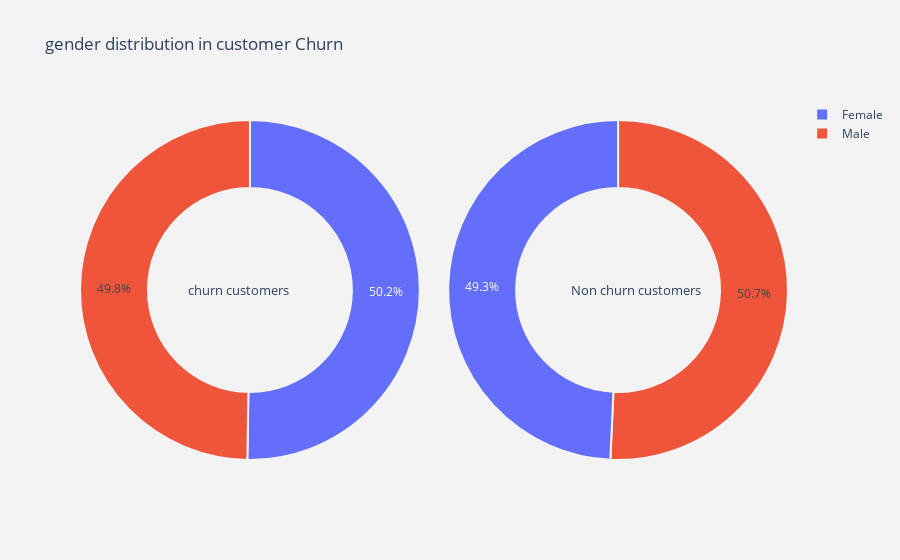
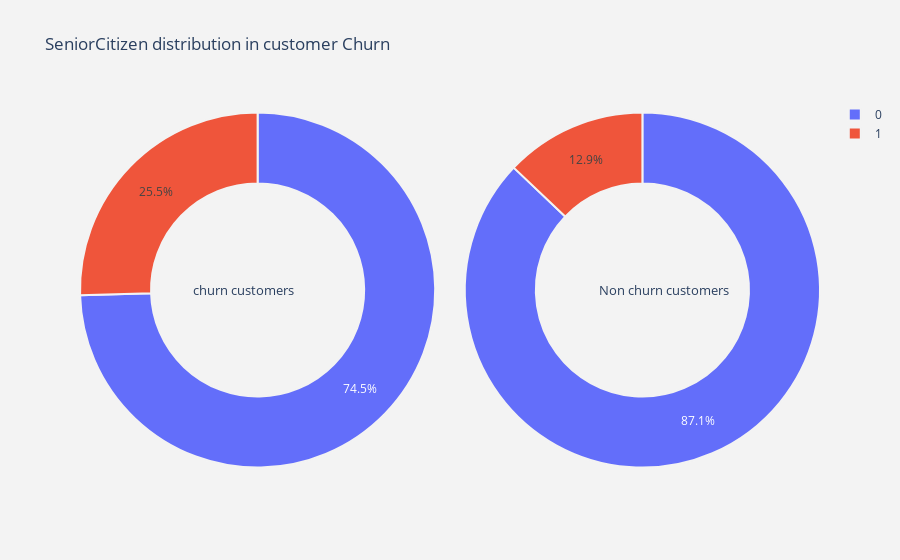
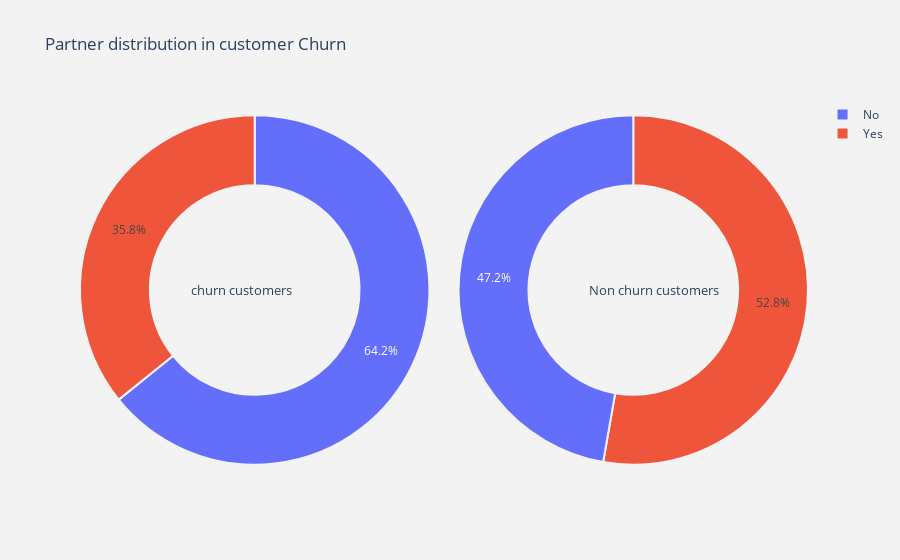
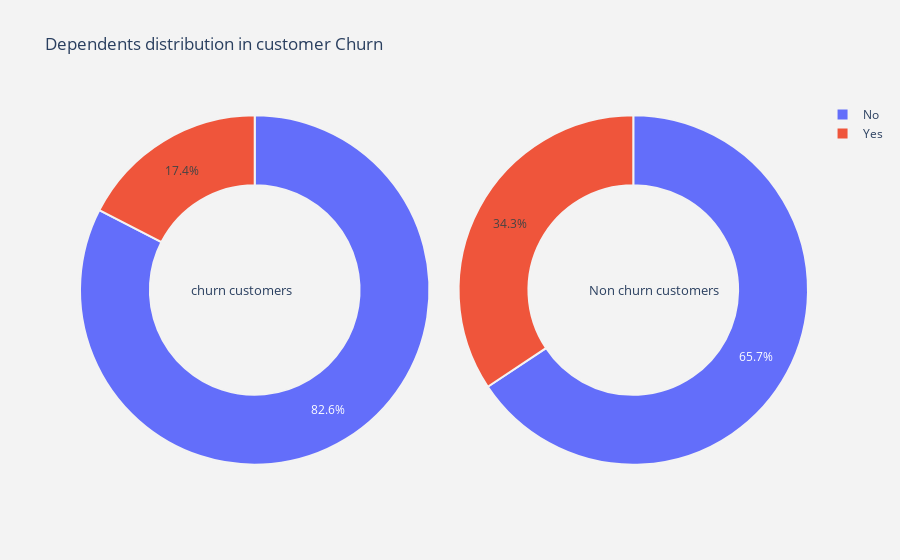

Here is the notebook cell these charts were saved with, in order:
### Code cell
# for all categorical columns plot pie
for i in cat_cols :
    plot_pie(i)

### Figure 1 — Plotly figure (JSON) as saved in the notebook; plotly's stock layout.template omitted (floating-point values rounded to 4 significant figures)
{"data": [{"domain": {"x": [0, 0.48]}, "hole": 0.6, "hoverinfo": "label+percent+name", "labels": ["Female", "Male"], "marker": {"line": {"color": "rgb(243,243,243)", "width": 2}}, "name": "Churn Customers", "type": "pie", "values": [939, 930]}, {"domain": {"x": [0.52, 1]}, "hole": 0.6, "hoverinfo": "label+percent+name", "labels": ["Male", "Female"], "marker": {"line": {"color": "rgb(243,243,243)", "width": 2}}, "name": "Non churn customers", "type": "pie", "values": [2619, 2544]}], "layout": {"annotations": [{"font": {"size": 13}, "showarrow": false, "text": "churn customers", "x": 0.15, "y": 0.5}, {"font": {"size": 13}, "showarrow": false, "text": "Non churn customers", "x": 0.88, "y": 0.5}], "paper_bgcolor": "rgb(243,243,243)", "plot_bgcolor": "rgb(243,243,243)", "title": {"text": "gender distribution in customer Churn "}}}

### Figure 2 — Plotly figure (JSON) as saved in the notebook; plotly's stock layout.template omitted (floating-point values rounded to 4 significant figures)
{"data": [{"domain": {"x": [0, 0.48]}, "hole": 0.6, "hoverinfo": "label+percent+name", "labels": [0, 1], "marker": {"line": {"color": "rgb(243,243,243)", "width": 2}}, "name": "Churn Customers", "type": "pie", "values": [1393, 476]}, {"domain": {"x": [0.52, 1]}, "hole": 0.6, "hoverinfo": "label+percent+name", "labels": [0, 1], "marker": {"line": {"color": "rgb(243,243,243)", "width": 2}}, "name": "Non churn customers", "type": "pie", "values": [4497, 666]}], "layout": {"annotations": [{"font": {"size": 13}, "showarrow": false, "text": "churn customers", "x": 0.15, "y": 0.5}, {"font": {"size": 13}, "showarrow": false, "text": "Non churn customers", "x": 0.88, "y": 0.5}], "paper_bgcolor": "rgb(243,243,243)", "plot_bgcolor": "rgb(243,243,243)", "title": {"text": "SeniorCitizen distribution in customer Churn "}}}

### Figure 3 — Plotly figure (JSON) as saved in the notebook; plotly's stock layout.template omitted (floating-point values rounded to 4 significant figures)
{"data": [{"domain": {"x": [0, 0.48]}, "hole": 0.6, "hoverinfo": "label+percent+name", "labels": ["No", "Yes"], "marker": {"line": {"color": "rgb(243,243,243)", "width": 2}}, "name": "Churn Customers", "type": "pie", "values": [1200, 669]}, {"domain": {"x": [0.52, 1]}, "hole": 0.6, "hoverinfo": "label+percent+name", "labels": ["Yes", "No"], "marker": {"line": {"color": "rgb(243,243,243)", "width": 2}}, "name": "Non churn customers", "type": "pie", "values": [2724, 2439]}], "layout": {"annotations": [{"font": {"size": 13}, "showarrow": false, "text": "churn customers", "x": 0.15, "y": 0.5}, {"font": {"size": 13}, "showarrow": false, "text": "Non churn customers", "x": 0.88, "y": 0.5}], "paper_bgcolor": "rgb(243,243,243)", "plot_bgcolor": "rgb(243,243,243)", "title": {"text": "Partner distribution in customer Churn "}}}

### Figure 4 — Plotly figure (JSON) as saved in the notebook; plotly's stock layout.template omitted (floating-point values rounded to 4 significant figures)
{"data": [{"domain": {"x": [0, 0.48]}, "hole": 0.6, "hoverinfo": "label+percent+name", "labels": ["No", "Yes"], "marker": {"line": {"color": "rgb(243,243,243)", "width": 2}}, "name": "Churn Customers", "type": "pie", "values": [1543, 326]}, {"domain": {"x": [0.52, 1]}, "hole": 0.6, "hoverinfo": "label+percent+name", "labels": ["No", "Yes"], "marker": {"line": {"color": "rgb(243,243,243)", "width": 2}}, "name": "Non churn customers", "type": "pie", "values": [3390, 1773]}], "layout": {"annotations": [{"font": {"size": 13}, "showarrow": false, "text": "churn customers", "x": 0.15, "y": 0.5}, {"font": {"size": 13}, "showarrow": false, "text": "Non churn customers", "x": 0.88, "y": 0.5}], "paper_bgcolor": "rgb(243,243,243)", "plot_bgcolor": "rgb(243,243,243)", "title": {"text": "Dependents distribution in customer Churn "}}}
